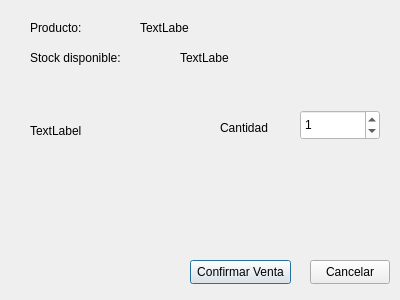
<?xml version="1.0" encoding="UTF-8"?>
<ui version="4.0">
 <class>Venta</class>
 <widget class="QDialog" name="Venta">
  <property name="geometry">
   <rect>
    <x>0</x>
    <y>0</y>
    <width>400</width>
    <height>300</height>
   </rect>
  </property>
  <property name="windowTitle">
   <string>Dialog</string>
  </property>
  <widget class="QLabel" name="lblImagen">
   <property name="geometry">
    <rect>
     <x>30</x>
     <y>80</y>
     <width>171</width>
     <height>101</height>
    </rect>
   </property>
   <property name="text">
    <string>TextLabel</string>
   </property>
  </widget>
  <widget class="QLabel" name="label_2">
   <property name="geometry">
    <rect>
     <x>220</x>
     <y>120</y>
     <width>49</width>
     <height>16</height>
    </rect>
   </property>
   <property name="text">
    <string>Cantidad:</string>
   </property>
  </widget>
  <widget class="QSpinBox" name="spinCantidad">
   <property name="geometry">
    <rect>
     <x>300</x>
     <y>110</y>
     <width>80</width>
     <height>30</height>
    </rect>
   </property>
   <property name="styleSheet">
    <string notr="true">color: black; background-color: white;</string>
   </property>
   <property name="value">
    <number>1</number>
   </property>
  </widget>
  <widget class="QLabel" name="label_3">
   <property name="geometry">
    <rect>
     <x>30</x>
     <y>20</y>
     <width>51</width>
     <height>16</height>
    </rect>
   </property>
   <property name="text">
    <string>Producto:</string>
   </property>
  </widget>
  <widget class="QLabel" name="label_4">
   <property name="geometry">
    <rect>
     <x>30</x>
     <y>50</y>
     <width>91</width>
     <height>16</height>
    </rect>
   </property>
   <property name="text">
    <string>Stock disponible:</string>
   </property>
  </widget>
  <widget class="QPushButton" name="btnConfirmar">
   <property name="geometry">
    <rect>
     <x>190</x>
     <y>260</y>
     <width>101</width>
     <height>24</height>
    </rect>
   </property>
   <property name="text">
    <string>Confirmar Venta</string>
   </property>
  </widget>
  <widget class="QPushButton" name="btnCancelar">
   <property name="geometry">
    <rect>
     <x>310</x>
     <y>260</y>
     <width>80</width>
     <height>24</height>
    </rect>
   </property>
   <property name="text">
    <string>Cancelar</string>
   </property>
  </widget>
  <widget class="QLabel" name="lblProducto">
   <property name="geometry">
    <rect>
     <x>140</x>
     <y>20</y>
     <width>49</width>
     <height>16</height>
    </rect>
   </property>
   <property name="text">
    <string>TextLabel</string>
   </property>
  </widget>
  <widget class="QLabel" name="lblStock">
   <property name="geometry">
    <rect>
     <x>180</x>
     <y>50</y>
     <width>49</width>
     <height>16</height>
    </rect>
   </property>
   <property name="text">
    <string>TextLabel</string>
   </property>
  </widget>
 </widget>
 <resources/>
 <connections/>
</ui>
